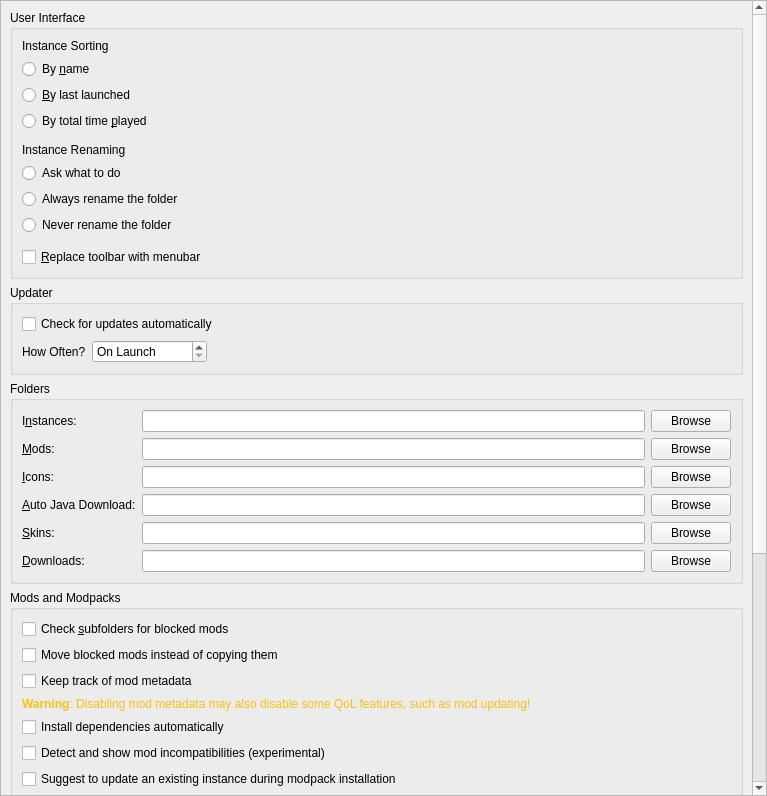
<?xml version="1.0" encoding="UTF-8"?>
<ui version="4.0">
 <class>LauncherPage</class>
 <widget class="QWidget" name="LauncherPage">
  <property name="geometry">
   <rect>
    <x>0</x>
    <y>0</y>
    <width>767</width>
    <height>796</height>
   </rect>
  </property>
  <property name="sizePolicy">
   <sizepolicy hsizetype="MinimumExpanding" vsizetype="MinimumExpanding">
    <horstretch>0</horstretch>
    <verstretch>0</verstretch>
   </sizepolicy>
  </property>
  <layout class="QVBoxLayout" name="verticalLayout">
   <property name="leftMargin">
    <number>0</number>
   </property>
   <property name="topMargin">
    <number>0</number>
   </property>
   <property name="rightMargin">
    <number>0</number>
   </property>
   <property name="bottomMargin">
    <number>0</number>
   </property>
   <item>
    <widget class="QScrollArea" name="scrollArea">
     <property name="horizontalScrollBarPolicy">
      <enum>Qt::ScrollBarPolicy::ScrollBarAsNeeded</enum>
     </property>
     <property name="widgetResizable">
      <bool>true</bool>
     </property>
     <widget class="QWidget" name="scrollAreaWidgetContents">
      <property name="geometry">
       <rect>
        <x>0</x>
        <y>-149</y>
        <width>746</width>
        <height>1222</height>
       </rect>
      </property>
      <layout class="QVBoxLayout" name="verticalLayout_8">
       <item>
        <widget class="QGroupBox" name="userInterfaceBox">
         <property name="enabled">
          <bool>true</bool>
         </property>
         <property name="title">
          <string>User Interface</string>
         </property>
         <layout class="QVBoxLayout" name="verticalLayout_2">
          <item>
           <widget class="QLabel" name="instanceSortingLabel">
            <property name="text">
             <string>Instance Sorting</string>
            </property>
           </widget>
          </item>
          <item>
           <widget class="QRadioButton" name="sortByNameBtn">
            <property name="text">
             <string>By &amp;name</string>
            </property>
            <attribute name="buttonGroup">
             <string notr="true">sortingModeGroup</string>
            </attribute>
           </widget>
          </item>
          <item>
           <widget class="QRadioButton" name="sortLastLaunchedBtn">
            <property name="text">
             <string>&amp;By last launched</string>
            </property>
            <attribute name="buttonGroup">
             <string notr="true">sortingModeGroup</string>
            </attribute>
           </widget>
          </item>
          <item>
           <widget class="QRadioButton" name="sortByPlaytimeBtn">
            <property name="text">
             <string>By total time &amp;played</string>
            </property>
            <attribute name="buttonGroup">
             <string notr="true">sortingModeGroup</string>
            </attribute>
           </widget>
          </item>
          <item>
           <spacer name="verticalSpacer">
            <property name="orientation">
             <enum>Qt::Orientation::Vertical</enum>
            </property>
            <property name="sizeType">
             <enum>QSizePolicy::Policy::Fixed</enum>
            </property>
            <property name="sizeHint" stdset="0">
             <size>
              <width>0</width>
              <height>6</height>
             </size>
            </property>
           </spacer>
          </item>
          <item>
           <widget class="QLabel" name="renamingBehaviorLabel">
            <property name="text">
             <string>Instance Renaming</string>
            </property>
           </widget>
          </item>
          <item>
           <widget class="QRadioButton" name="askToRenameDirBtn">
            <property name="text">
             <string>Ask what to do</string>
            </property>
            <attribute name="buttonGroup">
             <string notr="true">renamingBehaviorGroup</string>
            </attribute>
           </widget>
          </item>
          <item>
           <widget class="QRadioButton" name="alwaysRenameDirBtn">
            <property name="text">
             <string>Always rename the folder</string>
            </property>
            <attribute name="buttonGroup">
             <string notr="true">renamingBehaviorGroup</string>
            </attribute>
           </widget>
          </item>
          <item>
           <widget class="QRadioButton" name="neverRenameDirBtn">
            <property name="text">
             <string>Never rename the folder</string>
            </property>
            <attribute name="buttonGroup">
             <string notr="true">renamingBehaviorGroup</string>
            </attribute>
           </widget>
          </item>
          <item>
           <spacer name="verticalSpacer_2">
            <property name="orientation">
             <enum>Qt::Orientation::Vertical</enum>
            </property>
            <property name="sizeType">
             <enum>QSizePolicy::Policy::Fixed</enum>
            </property>
            <property name="sizeHint" stdset="0">
             <size>
              <width>0</width>
              <height>6</height>
             </size>
            </property>
           </spacer>
          </item>
          <item>
           <widget class="QCheckBox" name="preferMenuBarCheckBox">
            <property name="toolTip">
             <string>The menubar is more friendly for keyboard-driven interaction.</string>
            </property>
            <property name="text">
             <string>&amp;Replace toolbar with menubar</string>
            </property>
           </widget>
          </item>
         </layout>
        </widget>
       </item>
       <item>
        <widget class="QGroupBox" name="updateSettingsBox">
         <property name="title">
          <string>Updater</string>
         </property>
         <layout class="QGridLayout" name="gridLayout_2">
          <item row="1" column="0">
           <layout class="QHBoxLayout" name="horizontalLayout_2">
            <item>
             <widget class="QLabel" name="updateIntervalLabel">
              <property name="text">
               <string>How Often?</string>
              </property>
             </widget>
            </item>
            <item>
             <widget class="QSpinBox" name="updateIntervalSpinBox">
              <property name="sizePolicy">
               <sizepolicy hsizetype="Maximum" vsizetype="Fixed">
                <horstretch>0</horstretch>
                <verstretch>0</verstretch>
               </sizepolicy>
              </property>
              <property name="toolTip">
               <string>Set to 0 to only check on launch</string>
              </property>
              <property name="specialValueText">
               <string>On Launch</string>
              </property>
              <property name="suffix">
               <string> hours</string>
              </property>
              <property name="prefix">
               <string>Every </string>
              </property>
              <property name="minimum">
               <number>0</number>
              </property>
              <property name="maximum">
               <number>168</number>
              </property>
             </widget>
            </item>
            <item>
             <spacer name="horizontalSpacer">
              <property name="orientation">
               <enum>Qt::Orientation::Horizontal</enum>
              </property>
              <property name="sizeHint" stdset="0">
               <size>
                <width>0</width>
                <height>0</height>
               </size>
              </property>
             </spacer>
            </item>
           </layout>
          </item>
          <item row="0" column="0" colspan="2">
           <widget class="QCheckBox" name="autoUpdateCheckBox">
            <property name="text">
             <string>Check for updates automatically</string>
            </property>
           </widget>
          </item>
         </layout>
        </widget>
       </item>
       <item>
        <widget class="QGroupBox" name="foldersBox">
         <property name="title">
          <string>Folders</string>
         </property>
         <layout class="QGridLayout" name="gridLayout">
          <item row="4" column="1">
           <widget class="QLineEdit" name="skinsDirTextBox"/>
          </item>
          <item row="4" column="2">
           <widget class="QPushButton" name="skinsDirBrowseBtn">
            <property name="text">
             <string>Browse</string>
            </property>
           </widget>
          </item>
          <item row="3" column="0">
           <widget class="QLabel" name="labelJavaDir">
            <property name="toolTip">
             <string>Folder where Halo Launcher stores automatically downloaded Java versions. Do NOT set this to your system Java installation.</string>
            </property>
            <property name="text">
             <string>&amp;Auto Java Download:</string>
            </property>
            <property name="buddy">
             <cstring>javaDirTextBox</cstring>
            </property>
           </widget>
          </item>
          <item row="2" column="2">
           <widget class="QPushButton" name="iconsDirBrowseBtn">
            <property name="text">
             <string>Browse</string>
            </property>
           </widget>
          </item>
          <item row="4" column="0">
           <widget class="QLabel" name="labelSkinsDir">
            <property name="text">
             <string>&amp;Skins:</string>
            </property>
            <property name="buddy">
             <cstring>skinsDirTextBox</cstring>
            </property>
           </widget>
          </item>
          <item row="1" column="0">
           <widget class="QLabel" name="labelModsDir">
            <property name="text">
             <string>&amp;Mods:</string>
            </property>
            <property name="buddy">
             <cstring>modsDirTextBox</cstring>
            </property>
           </widget>
          </item>
          <item row="3" column="2">
           <widget class="QPushButton" name="javaDirBrowseBtn">
            <property name="text">
             <string>Browse</string>
            </property>
           </widget>
          </item>
          <item row="5" column="0">
           <widget class="QLabel" name="labelDownloadsDir">
            <property name="text">
             <string>&amp;Downloads:</string>
            </property>
            <property name="buddy">
             <cstring>downloadsDirTextBox</cstring>
            </property>
           </widget>
          </item>
          <item row="5" column="1">
           <widget class="QLineEdit" name="downloadsDirTextBox"/>
          </item>
          <item row="1" column="1">
           <widget class="QLineEdit" name="modsDirTextBox"/>
          </item>
          <item row="0" column="0">
           <widget class="QLabel" name="labelInstDir">
            <property name="text">
             <string>I&amp;nstances:</string>
            </property>
            <property name="buddy">
             <cstring>instDirTextBox</cstring>
            </property>
           </widget>
          </item>
          <item row="0" column="2">
           <widget class="QPushButton" name="instDirBrowseBtn">
            <property name="text">
             <string>Browse</string>
            </property>
           </widget>
          </item>
          <item row="5" column="2">
           <widget class="QPushButton" name="downloadsDirBrowseBtn">
            <property name="text">
             <string>Browse</string>
            </property>
           </widget>
          </item>
          <item row="0" column="1">
           <widget class="QLineEdit" name="instDirTextBox"/>
          </item>
          <item row="1" column="2">
           <widget class="QPushButton" name="modsDirBrowseBtn">
            <property name="text">
             <string>Browse</string>
            </property>
           </widget>
          </item>
          <item row="3" column="1">
           <widget class="QLineEdit" name="javaDirTextBox"/>
          </item>
          <item row="2" column="1">
           <widget class="QLineEdit" name="iconsDirTextBox"/>
          </item>
          <item row="2" column="0">
           <widget class="QLabel" name="labelIconsDir">
            <property name="text">
             <string>&amp;Icons:</string>
            </property>
            <property name="buddy">
             <cstring>iconsDirTextBox</cstring>
            </property>
           </widget>
          </item>
         </layout>
        </widget>
       </item>
       <item>
        <widget class="QGroupBox" name="modsBox">
         <property name="title">
          <string>Mods and Modpacks</string>
         </property>
         <layout class="QVBoxLayout" name="verticalLayout_4">
          <item>
           <widget class="QCheckBox" name="downloadsDirWatchRecursiveCheckBox">
            <property name="toolTip">
             <string>When enabled, in addition to the downloads folder, its sub folders will also be searched when looking for resources (e.g. when looking for blocked mods on CurseForge).</string>
            </property>
            <property name="text">
             <string>Check &amp;subfolders for blocked mods</string>
            </property>
           </widget>
          </item>
          <item>
           <widget class="QCheckBox" name="downloadsDirMoveCheckBox">
            <property name="toolTip">
             <string>When enabled, it will move blocked resources instead of copying them.</string>
            </property>
            <property name="text">
             <string>Move blocked mods instead of copying them</string>
            </property>
           </widget>
          </item>
          <item>
           <widget class="QCheckBox" name="metadataEnableBtn">
            <property name="toolTip">
             <string>Store version information provided by mod providers (like Modrinth or CurseForge) for mods.</string>
            </property>
            <property name="text">
             <string>Keep track of mod metadata</string>
            </property>
           </widget>
          </item>
          <item>
           <widget class="QLabel" name="metadataWarningLabel">
            <property name="text">
             <string>&lt;html&gt;&lt;head/&gt;&lt;body&gt;&lt;p&gt;&lt;span style=&quot; font-weight:600; color:#f5c211;&quot;&gt;Warning&lt;/span&gt;&lt;span style=&quot; color:#f5c211;&quot;&gt;: Disabling mod metadata may also disable some QoL features, such as mod updating!&lt;/span&gt;&lt;/p&gt;&lt;/body&gt;&lt;/html&gt;</string>
            </property>
            <property name="wordWrap">
             <bool>true</bool>
            </property>
           </widget>
          </item>
          <item>
           <widget class="QCheckBox" name="dependenciesEnableBtn">
            <property name="toolTip">
             <string>Automatically detect, install, and update mod dependencies.</string>
            </property>
            <property name="text">
             <string>Install dependencies automatically</string>
            </property>
           </widget>
          </item>
          <item>
           <widget class="QCheckBox" name="showModIncompatCheckBox">
            <property name="toolTip">
             <string>Currently this just shows mods which are not marked as compatible with the current Minecraft version.</string>
            </property>
            <property name="text">
             <string>Detect and show mod incompatibilities (experimental)</string>
            </property>
           </widget>
          </item>
          <item>
           <widget class="QCheckBox" name="modpackUpdatePromptBtn">
            <property name="toolTip">
             <string>When creating a new modpack instance, suggest updating an existing instance instead.</string>
            </property>
            <property name="text">
             <string>Suggest to update an existing instance during modpack installation</string>
            </property>
           </widget>
          </item>
         </layout>
        </widget>
       </item>
       <item>
        <widget class="QGroupBox" name="instanceBox">
         <property name="title">
          <string>Instance Creation</string>
         </property>
         <layout class="QVBoxLayout" name="verticalLayout_3">
          <item>
           <widget class="QCheckBox" name="downloadGameFilesBtn">
            <property name="toolTip">
             <string>Downloads required game files while creating the instance. Disable this to skip the initial download and fetch files when the instance is launched instead.</string>
            </property>
            <property name="text">
             <string>Download game files during instance creation</string>
            </property>
           </widget>
          </item>
         </layout>
        </widget>
       </item>
       <item>
        <widget class="QGroupBox" name="groupBox_2">
         <property name="title">
          <string>Console</string>
         </property>
         <layout class="QFormLayout" name="formLayout">
          <property name="labelAlignment">
           <set>Qt::AlignmentFlag::AlignLeading|Qt::AlignmentFlag::AlignLeft|Qt::AlignmentFlag::AlignVCenter</set>
          </property>
          <item row="0" column="0">
           <widget class="QLabel" name="lineLimitLabel">
            <property name="sizePolicy">
             <sizepolicy hsizetype="Maximum" vsizetype="Preferred">
              <horstretch>0</horstretch>
              <verstretch>0</verstretch>
             </sizepolicy>
            </property>
            <property name="text">
             <string>Log History &amp;Limit:</string>
            </property>
            <property name="buddy">
             <cstring>lineLimitSpinBox</cstring>
            </property>
           </widget>
          </item>
          <item row="0" column="1">
           <widget class="QSpinBox" name="lineLimitSpinBox">
            <property name="sizePolicy">
             <sizepolicy hsizetype="Maximum" vsizetype="Fixed">
              <horstretch>0</horstretch>
              <verstretch>0</verstretch>
             </sizepolicy>
            </property>
            <property name="suffix">
             <string> lines</string>
            </property>
            <property name="minimum">
             <number>10000</number>
            </property>
            <property name="maximum">
             <number>1000000</number>
            </property>
            <property name="singleStep">
             <number>10000</number>
            </property>
            <property name="value">
             <number>100000</number>
            </property>
           </widget>
          </item>
          <item row="1" column="0" colspan="2">
           <widget class="QCheckBox" name="checkStopLogging">
            <property name="text">
             <string>&amp;Stop logging when log overflows</string>
            </property>
           </widget>
          </item>
         </layout>
        </widget>
       </item>
       <item>
        <widget class="QGroupBox" name="tasksBox">
         <property name="title">
          <string>Tasks</string>
         </property>
         <layout class="QGridLayout" name="gridLayout_3">
          <item row="2" column="1">
           <widget class="QSpinBox" name="numberOfManualRetriesSpinBox">
            <property name="sizePolicy">
             <sizepolicy hsizetype="Maximum" vsizetype="Fixed">
              <horstretch>0</horstretch>
              <verstretch>0</verstretch>
             </sizepolicy>
            </property>
            <property name="minimumSize">
             <size>
              <width>60</width>
              <height>0</height>
             </size>
            </property>
            <property name="minimum">
             <number>0</number>
            </property>
           </widget>
          </item>
          <item row="1" column="1">
           <widget class="QSpinBox" name="numberOfConcurrentDownloadsSpinBox">
            <property name="sizePolicy">
             <sizepolicy hsizetype="Maximum" vsizetype="Fixed">
              <horstretch>0</horstretch>
              <verstretch>0</verstretch>
             </sizepolicy>
            </property>
            <property name="minimumSize">
             <size>
              <width>60</width>
              <height>0</height>
             </size>
            </property>
            <property name="minimum">
             <number>1</number>
            </property>
           </widget>
          </item>
          <item row="3" column="1">
           <widget class="QSpinBox" name="timeoutSecondsSpinBox">
            <property name="sizePolicy">
             <sizepolicy hsizetype="Maximum" vsizetype="Fixed">
              <horstretch>0</horstretch>
              <verstretch>0</verstretch>
             </sizepolicy>
            </property>
            <property name="minimumSize">
             <size>
              <width>60</width>
              <height>0</height>
             </size>
            </property>
            <property name="suffix">
             <string>s</string>
            </property>
           </widget>
          </item>
          <item row="2" column="0">
           <widget class="QLabel" name="numberOfManualRetriesLabel">
            <property name="text">
             <string>Retry Limit:</string>
            </property>
           </widget>
          </item>
          <item row="1" column="0">
           <widget class="QLabel" name="numberOfConcurrentDownloadsLabel">
            <property name="text">
             <string>Concurrent Download Limit:</string>
            </property>
           </widget>
          </item>
          <item row="3" column="0">
           <widget class="QLabel" name="timeoutSecondsLabel">
            <property name="toolTip">
             <string>Seconds to wait until the requests are terminated</string>
            </property>
            <property name="text">
             <string>HTTP Timeout:</string>
            </property>
           </widget>
          </item>
          <item row="0" column="1">
           <widget class="QSpinBox" name="numberOfConcurrentTasksSpinBox">
            <property name="sizePolicy">
             <sizepolicy hsizetype="Maximum" vsizetype="Fixed">
              <horstretch>0</horstretch>
              <verstretch>0</verstretch>
             </sizepolicy>
            </property>
            <property name="minimumSize">
             <size>
              <width>60</width>
              <height>0</height>
             </size>
            </property>
            <property name="minimum">
             <number>1</number>
            </property>
           </widget>
          </item>
          <item row="0" column="0">
           <widget class="QLabel" name="numberOfConcurrentTasksLabel">
            <property name="text">
             <string>Concurrent Task Limit:</string>
            </property>
           </widget>
          </item>
          <item row="0" column="2">
           <spacer name="horizontalSpacer_2">
            <property name="orientation">
             <enum>Qt::Orientation::Horizontal</enum>
            </property>
            <property name="sizeHint" stdset="0">
             <size>
              <width>0</width>
              <height>0</height>
             </size>
            </property>
           </spacer>
          </item>
         </layout>
        </widget>
       </item>
       <item>
        <spacer name="verticalSpacer_FeaturesTab">
         <property name="orientation">
          <enum>Qt::Orientation::Vertical</enum>
         </property>
         <property name="sizeHint" stdset="0">
          <size>
           <width>0</width>
           <height>0</height>
          </size>
         </property>
        </spacer>
       </item>
      </layout>
     </widget>
    </widget>
   </item>
  </layout>
 </widget>
 <tabstops>
  <tabstop>scrollArea</tabstop>
  <tabstop>sortByNameBtn</tabstop>
  <tabstop>sortLastLaunchedBtn</tabstop>
  <tabstop>sortByPlaytimeBtn</tabstop>
  <tabstop>askToRenameDirBtn</tabstop>
  <tabstop>alwaysRenameDirBtn</tabstop>
  <tabstop>neverRenameDirBtn</tabstop>
  <tabstop>preferMenuBarCheckBox</tabstop>
  <tabstop>autoUpdateCheckBox</tabstop>
  <tabstop>updateIntervalSpinBox</tabstop>
  <tabstop>instDirTextBox</tabstop>
  <tabstop>instDirBrowseBtn</tabstop>
  <tabstop>modsDirTextBox</tabstop>
  <tabstop>modsDirBrowseBtn</tabstop>
  <tabstop>iconsDirTextBox</tabstop>
  <tabstop>iconsDirBrowseBtn</tabstop>
  <tabstop>javaDirTextBox</tabstop>
  <tabstop>javaDirBrowseBtn</tabstop>
  <tabstop>skinsDirTextBox</tabstop>
  <tabstop>skinsDirBrowseBtn</tabstop>
  <tabstop>downloadsDirTextBox</tabstop>
  <tabstop>downloadsDirBrowseBtn</tabstop>
  <tabstop>downloadsDirWatchRecursiveCheckBox</tabstop>
  <tabstop>downloadsDirMoveCheckBox</tabstop>
  <tabstop>metadataEnableBtn</tabstop>
  <tabstop>dependenciesEnableBtn</tabstop>
  <tabstop>showModIncompatCheckBox</tabstop>
  <tabstop>modpackUpdatePromptBtn</tabstop>
  <tabstop>downloadGameFilesBtn</tabstop>
  <tabstop>lineLimitSpinBox</tabstop>
  <tabstop>checkStopLogging</tabstop>
  <tabstop>numberOfConcurrentTasksSpinBox</tabstop>
  <tabstop>numberOfConcurrentDownloadsSpinBox</tabstop>
  <tabstop>numberOfManualRetriesSpinBox</tabstop>
  <tabstop>timeoutSecondsSpinBox</tabstop>
 </tabstops>
 <resources/>
 <connections/>
 <buttongroups>
  <buttongroup name="renamingBehaviorGroup"/>
  <buttongroup name="sortingModeGroup"/>
 </buttongroups>
</ui>
